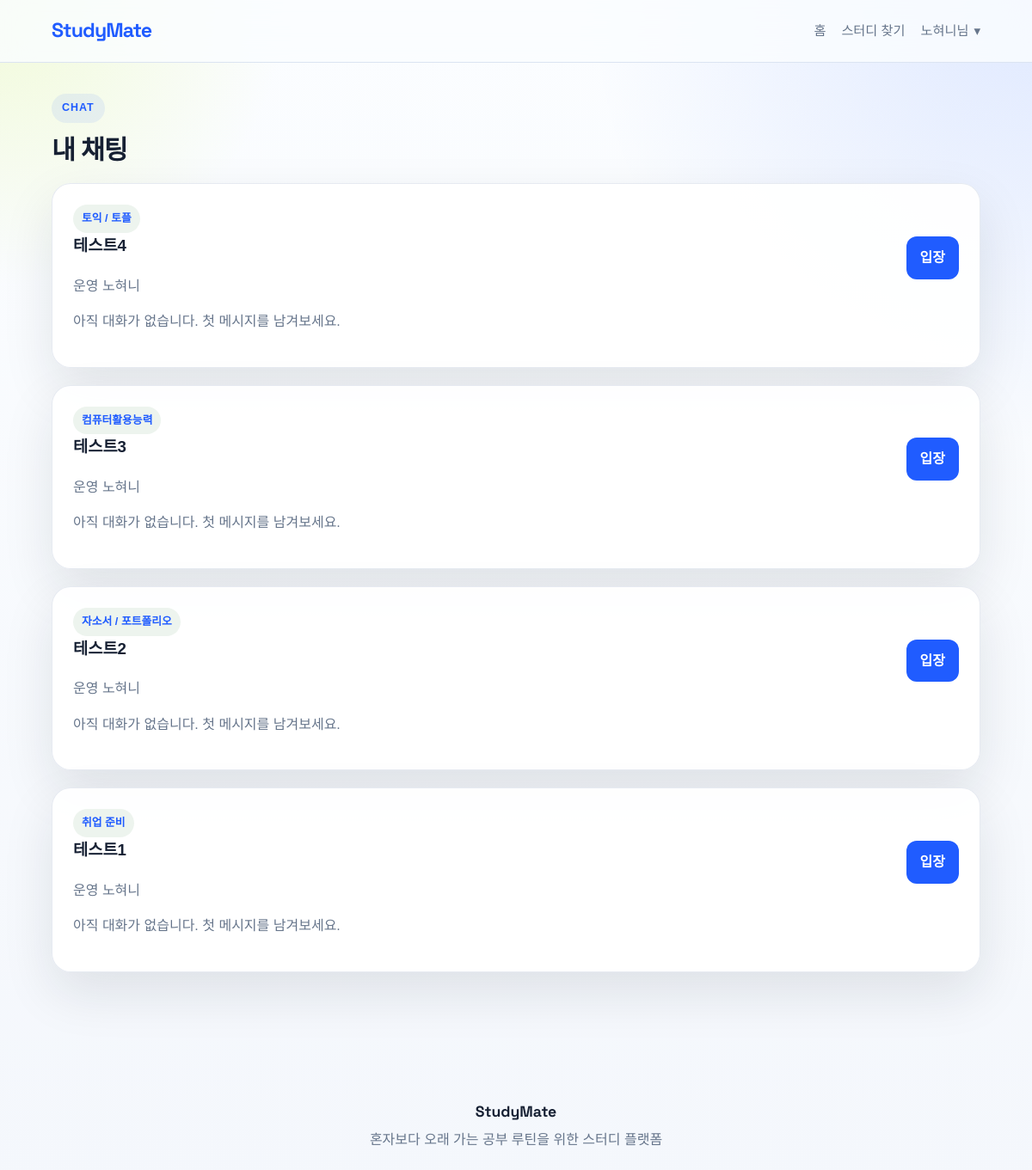
/chats (signed in), run on an earlier commit of the app's database.
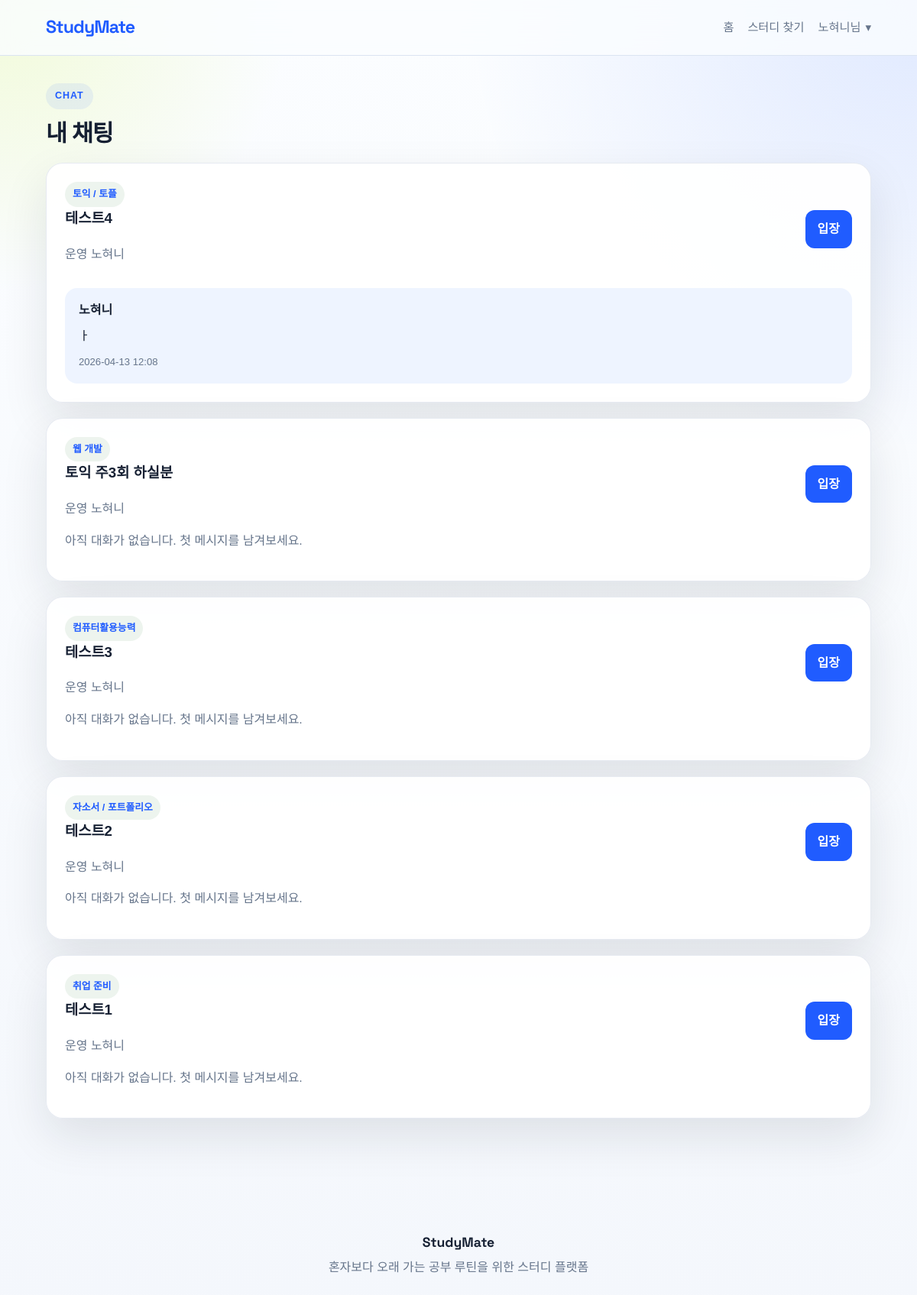
And on a later commit of the database.
### models.py (models this page shows, shortened)
class Study(db.Model):
    __tablename__ = "study"
    id = db.Column(db.Integer, primary_key=True)
    title = db.Column(db.String(200), nullable=False)
    category = db.Column(db.String(50), nullable=False)
    member_count = db.Column(db.Integer, nullable=False)
    content = db.Column(db.Text, nullable=False)
    date = db.Column(db.DateTime, default=get_kst_now, nullable=False)
    writer = db.Column(db.String(50), nullable=False)
    author_id = db.Column(db.Integer, db.ForeignKey("user.id"), nullable=True)
    chat_link = db.Column(db.String(300), nullable=True)
    is_closed = db.Column(db.Boolean, default=False, nullable=False)
    author = db.relationship("User", back_populates="studies")
    comments = db.relationship(
        "Comment",
        back_populates="study",
        cascade="all, delete-orphan",
        lazy=True,
        order_by="Comment.date.asc()",
    )
    enrollments = db.relationship(
        "Enrollment",
        back_populates="study",
        cascade="all, delete-orphan",
        lazy=True,
        order_by="Enrollment.date.desc()",
    )
    chat_messages = db.relationship(
        "ChatMessage",
        back_populates="study",
        cascade="all, delete-orphan",
        lazy=True,
        order_by="ChatMessage.date.asc()",
    )

class User(db.Model):
    __tablename__ = "user"
    id = db.Column(db.Integer, primary_key=True)
    userid = db.Column(db.String(50), unique=True, nullable=False)
    password = db.Column(db.String(200), nullable=False)
    nickname = db.Column(db.String(50), unique=True, nullable=False)
    email = db.Column(db.String(100), unique=True, nullable=False)
    bio = db.Column(db.String(100), nullable=True)
    studies = db.relationship("Study", back_populates="author", lazy=True)
    comments = db.relationship("Comment", back_populates="author", lazy=True)
    enrollments = db.relationship("Enrollment", back_populates="user", lazy=True)
    chat_messages = db.relationship("ChatMessage", back_populates="user", lazy=True)

class ChatMessage(db.Model):
    __tablename__ = "chat_message"
    id = db.Column(db.Integer, primary_key=True)
    content = db.Column(db.Text, nullable=False)
    date = db.Column(db.DateTime, default=get_kst_now, nullable=False)
    study_id = db.Column(db.Integer, db.ForeignKey("study.id"), nullable=False)
    user_id = db.Column(db.Integer, db.ForeignKey("user.id"), nullable=False)
    study = db.relationship("Study", back_populates="chat_messages")
    user = db.relationship("User", back_populates="chat_messages")

### app.py (the view)
@app.route("/chats")
def chats():
    user = get_current_user()
    if not user:
        flash("로그인이 필요합니다.", "error")
        return redirect(url_for("login"))
    studies = get_accessible_chat_studies(user)
    return render_template("chat_list.html", studies=studies, user=user)

### app.py (called while the page is built)
def get_current_user():
    if hasattr(g, "current_user"):
        return g.current_user
    session_userid = session.get("user_id")
    user = User.query.filter_by(userid=session_userid).first() if session_userid else None
    if session_userid and user is None:
        session.clear()
    g.current_user = user
    return user

def get_csrf_token():
    token = session.get("_csrf_token")
    if not token:
        token = secrets.token_hex(32)
        session["_csrf_token"] = token
    return token

def get_author_studies_query(user):
    return Study.query.filter(
        or_(
            Study.author_id == user.id,
            and_(Study.author_id.is_(None), Study.writer == user.nickname),
        )
    )

@app.before_request
def load_user_and_protect_forms():
    get_current_user()
    if request.method == "POST":
        session_token = session.get("_csrf_token")
        submitted_token = request.form.get("_csrf_token") or request.headers.get("X-CSRFToken")
        if not session_token or session_token != submitted_token:
            abort(400, description="잘못된 요청입니다.")

### templates/chat_list.html (shortened to what this page needs)
{% extends "base.html" %}
{% block content %}
<section class="section-heading">
    <div>
        <p class="section-kicker">CHAT</p>
        <h2>내 채팅</h2>
    </div>
</section>
<section class="chat-room-list">
    {% for study in studies %}
        <article class="chat-room-card">
            <div class="chat-room-card-top">
                <div>
                    <span class="tag">{{ study.category }}</span>
                    <h3><a href="{{ url_for('study_chat', study_id=study.id) }}">{{ study.title }}</a></h3>
                    <p class="text-muted">운영 {{ study.writer }}</p>
                </div>
                <a href="{{ url_for('study_chat', study_id=study.id) }}" class="primary-link compact-link">입장</a>
            </div>
            {% if study.chat_messages %}
                {% set last_message = study.chat_messages[-1] %}
                <div class="chat-room-preview">
                    <strong>{{ last_message.user.nickname }}</strong>
                    <p>{{ last_message.content }}</p>
                    <span class="date">{{ last_message.date.strftime('%Y-%m-%d %H:%M') }}</span>
                </div>
            {% else %}
                <p class="text-muted">아직 대화가 없습니다. 첫 메시지를 남겨보세요.</p>
            {% endif %}
        </article>
    {% endfor %}
</section>
{% endblock %}

### templates/base.html (shortened to what this page needs)
<!DOCTYPE html>
<html lang="ko">
<head>
    <link rel="stylesheet" href="{{ url_for('static', filename='css/style.css') }}">
</head>
<body class="{% block body_class %}{% endblock %}">
    <header class="site-header">
        <div class="nav-container">
            <a href="{{ url_for('home') }}" class="logo">StudyMate</a>
            <nav class="nav-menu" aria-label="Primary">
                <a href="{{ url_for('home') }}" class="{% if request.endpoint == 'home' %}active{% endif %}">홈</a>
                <a href="{{ url_for('study') }}" class="{% if request.endpoint in ['study', 'study_detail', 'studywrite', 'study_edit'] %}active{% endif %}">스터디 찾기</a>
                {% if current_user %}
                    <div class="user-dropdown">
                        <button type="button" class="user-btn" data-dropdown-toggle>
                            {{ current_user.nickname }}님 <span class="arrow">▾</span>
                        </button>
                    </div>
                {% else %}
                    <div class="auth-link-group" aria-label="로그인 또는 회원가입">
                        <a href="{{ url_for('login') }}" class="{% if request.endpoint == 'login' %}active{% endif %}">로그인</a>
                        <span>/</span>
                        <a href="{{ url_for('signup') }}" class="{% if request.endpoint == 'signup' %}active{% endif %}">회원가입</a>
                    </div>
                {% endif %}
            </nav>
        </div>
    </header>
    <main>
        {% block content %}{% endblock %}
    </main>
    <footer class="site-footer">
        <div class="footer-inner">
            <p class="footer-brand">StudyMate</p>
            <p>혼자보다 오래 가는 공부 루틴을 위한 스터디 플랫폼</p>
        </div>
    </footer>
</body>
</html>

What changed in the data, as far as the page shows it:
changed User "노혀니": user.nickname (not shown) → "노혀니"
changed Study "테스트4": no longer shows "아직 대화가 없습니다. 첫 메시지를 남겨보세요."
added ChatMessage: content "ㅏ", date "2026-04-13 12:08"
added Study: category "웹 개발", title "토익 주3회 하실분", writer "노혀니", shows "아직 대화가 없습니다. 첫 메시지를 남겨보세요."
